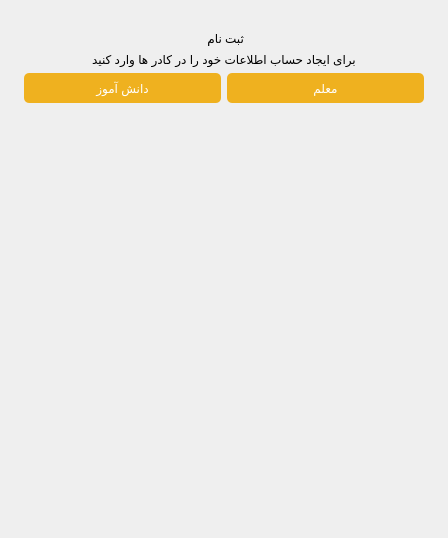
<?xml version="1.0" encoding="UTF-8"?>
<ui version="4.0">
 <class>Form</class>
 <widget class="QWidget" name="Form">
  <property name="geometry">
   <rect>
    <x>0</x>
    <y>0</y>
    <width>448</width>
    <height>538</height>
   </rect>
  </property>
  <property name="windowTitle">
   <string>Form</string>
  </property>
  <property name="styleSheet">
   <string notr="true"/>
  </property>
  <layout class="QGridLayout" name="gridLayout">
   <item row="1" column="0">
    <spacer name="horizontalSpacer">
     <property name="orientation">
      <enum>Qt::Horizontal</enum>
     </property>
     <property name="sizeType">
      <enum>QSizePolicy::Maximum</enum>
     </property>
     <property name="sizeHint" stdset="0">
      <size>
       <width>40</width>
       <height>20</height>
      </size>
     </property>
    </spacer>
   </item>
   <item row="1" column="2">
    <spacer name="horizontalSpacer_2">
     <property name="orientation">
      <enum>Qt::Horizontal</enum>
     </property>
     <property name="sizeType">
      <enum>QSizePolicy::Maximum</enum>
     </property>
     <property name="sizeHint" stdset="0">
      <size>
       <width>40</width>
       <height>20</height>
      </size>
     </property>
    </spacer>
   </item>
   <item row="3" column="1">
    <widget class="QStackedWidget" name="stackedWidget">
     <property name="minimumSize">
      <size>
       <width>400</width>
       <height>400</height>
      </size>
     </property>
     <widget class="QWidget" name="page"/>
     <widget class="QWidget" name="page_2"/>
    </widget>
   </item>
   <item row="0" column="1">
    <spacer name="verticalSpacer">
     <property name="orientation">
      <enum>Qt::Vertical</enum>
     </property>
     <property name="sizeType">
      <enum>QSizePolicy::Maximum</enum>
     </property>
     <property name="sizeHint" stdset="0">
      <size>
       <width>0</width>
       <height>20</height>
      </size>
     </property>
    </spacer>
   </item>
   <item row="2" column="1">
    <layout class="QHBoxLayout" name="horizontalLayout">
     <item>
      <widget class="QPushButton" name="studentButton">
       <property name="minimumSize">
        <size>
         <width>100</width>
         <height>30</height>
        </size>
       </property>
       <property name="styleSheet">
        <string notr="true">QPushButton#studentButton{
	color: #ffffff;
	background-color:  rgb(239, 177, 31);
    border-radius: 5px;
}
QPushButton#studentButton:hover {
	background-color: rgb(255, 210, 73);
}</string>
       </property>
       <property name="text">
        <string>دانش آموز</string>
       </property>
      </widget>
     </item>
     <item>
      <widget class="QPushButton" name="teacherButton">
       <property name="minimumSize">
        <size>
         <width>100</width>
         <height>30</height>
        </size>
       </property>
       <property name="styleSheet">
        <string notr="true">QPushButton#teacherButton{
	color: #ffffff;
	background-color:  rgb(239, 177, 31);
    border-radius: 5px;
}
QPushButton#teacherButton:hover {
	background-color: rgb(255, 210, 73);
}</string>
       </property>
       <property name="text">
        <string>معلم</string>
       </property>
      </widget>
     </item>
    </layout>
   </item>
   <item row="1" column="1">
    <layout class="QVBoxLayout" name="verticalLayout">
     <item>
      <widget class="QLabel" name="title">
       <property name="text">
        <string>ثبت نام </string>
       </property>
       <property name="alignment">
        <set>Qt::AlignCenter</set>
       </property>
      </widget>
     </item>
     <item>
      <widget class="QLabel" name="shortDec">
       <property name="text">
        <string>برای ایجاد حساب اطلاعات خود را در کادر ها وارد کنید</string>
       </property>
       <property name="alignment">
        <set>Qt::AlignCenter</set>
       </property>
      </widget>
     </item>
    </layout>
   </item>
  </layout>
 </widget>
 <resources/>
 <connections/>
</ui>
